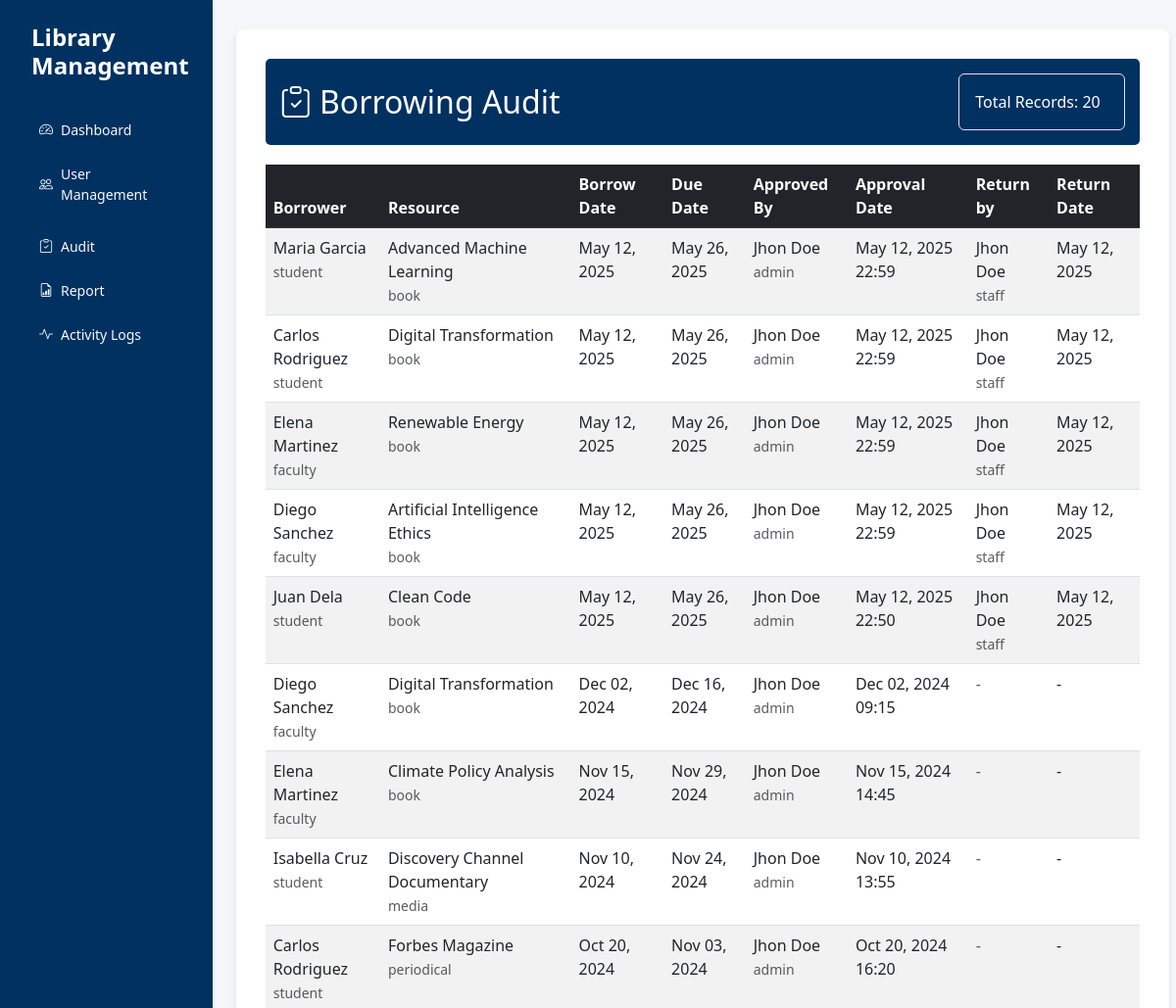
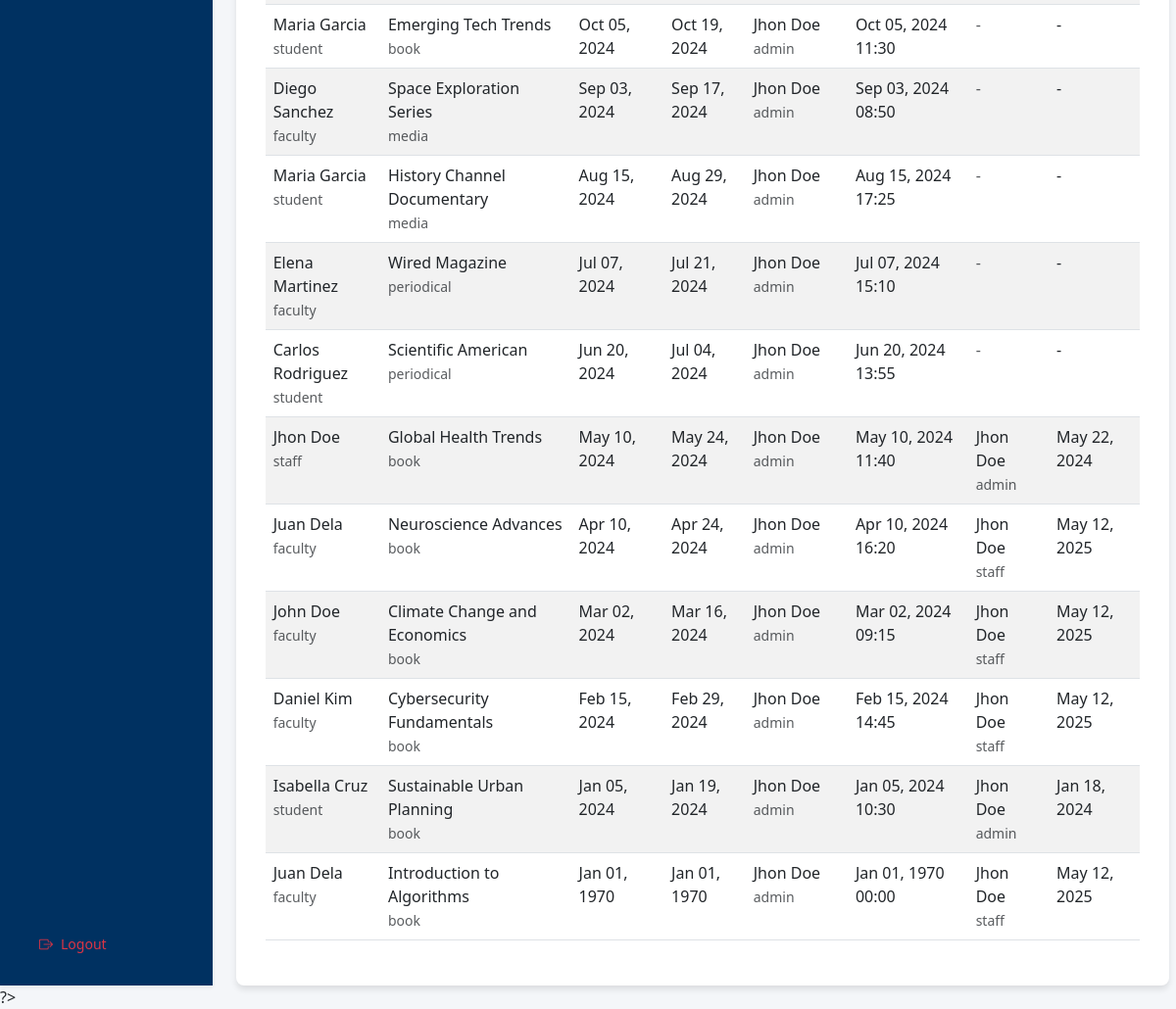
The page /interface/audit.php (signed in) on the database its author committed (2 pictures, top to bottom).
### tables this page shows
CREATE TABLE `borrowings` (
  `borrowing_id` int(11) NOT NULL,
  `user_id` int(11) NOT NULL,
  `resource_id` int(11) NOT NULL,
  `borrow_date` datetime DEFAULT current_timestamp(),
  `due_date` datetime DEFAULT NULL,
  `return_date` datetime DEFAULT NULL,
  `fine_amount` decimal(10,2) DEFAULT 0.00,
  `status` enum('pending','active','returned','overdue') DEFAULT 'pending',
  `approved_by` int(11) DEFAULT NULL,
  `approved_at` datetime DEFAULT NULL,
  `returned_by` int(11) DEFAULT NULL
);

CREATE TABLE `users` (
  `user_id` int(11) NOT NULL,
  `membership_id` varchar(20) DEFAULT NULL,
  `username` varchar(50) NOT NULL,
  `password` varchar(255) NOT NULL,
  `first_name` varchar(50) NOT NULL,
  `last_name` varchar(50) NOT NULL,
  `email` varchar(100) NOT NULL,
  `role` enum('admin','student','faculty','staff') NOT NULL,
  `max_books` int(11) NOT NULL,
  `created_at` timestamp NOT NULL DEFAULT current_timestamp(),
  `updated_at` timestamp NOT NULL DEFAULT current_timestamp() ON UPDATE current_timestamp(),
  `borrowing_days_limit` int(11) DEFAULT 7,
  `mfa_secret` varchar(32) DEFAULT NULL,
  `mfa_enabled` tinyint(1) DEFAULT 0,
  `mfa_backup_codes` text DEFAULT NULL
);

CREATE TABLE `library_resources` (
  `resource_id` int(11) NOT NULL,
  `title` varchar(255) NOT NULL,
  `accession_number` varchar(20) NOT NULL,
  `category` enum('book','periodical','media') NOT NULL,
  `status` enum('available','borrowed','maintenance') DEFAULT 'available',
  `created_at` timestamp NOT NULL DEFAULT current_timestamp(),
  `updated_at` timestamp NOT NULL DEFAULT current_timestamp() ON UPDATE current_timestamp(),
  `cover_image` varchar(255) DEFAULT NULL
);

### controller/BorrowingController.php (called while the page is built, shortened)
<?php
require_once '../config/Database.php';
class BorrowingController {
    private $conn;
    public function __construct() {
        $database = new Database();
        $this->conn = $database->getConnection();
    }
    public function getApprovedBorrowings() {
        try {
            $query = "SELECT
                        b.borrowing_id,
                        b.borrow_date,
                        b.due_date,
                        b.return_date,
                        b.status,
                        b.approved_at,
                        u.first_name,
                        u.last_name,
                        u.email,
                        u.role,
                        lr.title AS resource_title,
                        lr.category AS resource_type,
                        CONCAT(u_staff.first_name, ' ', u_staff.last_name) as approved_by,
                        u_staff.role as approver_role,
                        CONCAT(u_returner.first_name, ' ', u_returner.last_name) as returned_by,
                        u_returner.role as returner_role
                    FROM borrowings b
                    JOIN users u ON b.user_id = u.user_id
                    JOIN library_resources lr ON b.resource_id = lr.resource_id
                    LEFT JOIN users u_staff ON b.approved_by = u_staff.user_id
                    LEFT JOIN users u_returner ON b.returned_by = u_returner.user_id
                    WHERE b.approved_by IS NOT NULL
                    ORDER BY b.approved_at DESC";
            $stmt = $this->conn->prepare($query);
            $stmt->execute();
            return $stmt->fetchAll(PDO::FETCH_ASSOC);
        } catch (PDOException $e) {
            error_log("Get approved borrowings error: " . $e->getMessage());
            return [];
        }
    }
}

### config/Database.php (called while the page is built, shortened)
<?php
class Database {
    private $host = "localhost";
    private $port = "3306";
    private $db_name = "library";
    private $username = "root";
    private $password = "";
    public function getConnection() {
        $this->conn = null;
        try {
            $this->conn = new PDO(
                "mysql:host=" . $this->host . ";port=" . $this->port . ";dbname=" . $this->db_name,
                $this->username,
                $this->password
            );
            $this->conn->setAttribute(PDO::ATTR_ERRMODE, PDO::ERRMODE_EXCEPTION);
        } catch(PDOException $e) {
            echo "Connection Error: " . $e->getMessage();
        }
        return $this->conn;
    }
}

### interface/audit.php (the view, shortened to what this page needs)
<?php
require_once '../controller/BorrowingController.php';
$borrowingController = new BorrowingController();
$approvedBorrowings = $borrowingController->getApprovedBorrowings();
?>
<!DOCTYPE html>
<html lang="en">
<head>
    <link href="https://cdn.jsdelivr.net/npm/bootstrap@5.3.0/dist/css/bootstrap.min.css" rel="stylesheet">
    <link href="https://cdn.jsdelivr.net/npm/bootstrap-icons@1.10.0/font/bootstrap-icons.css" rel="stylesheet">
    <link href="assets/css/style.css" rel="stylesheet">
</head>
<body>
    <div class="d-flex">
        <?php include 'includes/sidebarModal.php'; ?>
        <main class="col-md-9 ms-sm-auto col-lg-10 px-md-4">
            <div class="borrowing-monitoring-container">
                <div class="page-header d-flex justify-content-between align-items-center">
                    <h2 class="mb-0">
                        <i class="bi bi-clipboard-check"></i> Borrowing Audit
                    </h2>
                    <div class="box p-3 border rounded">
                        <span class="me-2">Total Records: <?php echo count($approvedBorrowings); ?></span>
                    </div>
                </div>
                <?php if (empty($approvedBorrowings)): ?>
                    <div class="alert alert-info">No approved borrowings found.</div>
                <?php else: ?>
                    <div class="table-responsive">
                        <table class="table table-striped table-hover">
                            <thead class="table-dark">
                                <tr>
                                    <th>Borrower</th>
                                    <th>Resource</th>
                                    <th>Borrow Date</th>
                                    <th>Due Date</th>
                                    <th>Approved By</th>
                                    <th>Approval Date</th>
                                    <th>Return by</th>
                                    <th>Return Date</th>
                                </tr>
                            </thead>
                            <tbody>
                                <?php foreach ($approvedBorrowings as $borrowing): ?>
                                    <tr>
                                        <td>
                                            <?php echo htmlspecialchars($borrowing['first_name'] . ' ' . $borrowing['last_name']); ?>
                                            <br>
                                            <small class="text-muted"><?php echo htmlspecialchars($borrowing['role']); ?></small>
                                        </td>
                                        <td>
                                            <?php echo htmlspecialchars($borrowing['resource_title']); ?>
                                            <br>
                                            <small class="text-muted"><?php echo htmlspecialchars($borrowing['resource_type']); ?></small>
                                        </td>
                                        <td><?php echo date('M d, Y', strtotime($borrowing['borrow_date'])); ?></td>
                                        <td><?php echo date('M d, Y', strtotime($borrowing['due_date'])); ?></td>
                                        <td>
                                            <?php echo htmlspecialchars($borrowing['approved_by']); ?>
                                            <br>
                                            <small class="text-muted"><?php echo htmlspecialchars($borrowing['approver_role']); ?></small>
                                        </td>
                                        <td><?php echo date('M d, Y H:i', strtotime($borrowing['approved_at'])); ?></td>
                                        <td>
                                            <?php if ($borrowing['returned_by']): ?>
                                                <?php echo htmlspecialchars($borrowing['returned_by']); ?>
                                                <br>
                                                <small class="text-muted"><?php echo htmlspecialchars($borrowing['returner_role']); ?></small>
                                            <?php else: ?>
                                                <span class="text-muted">-</span>
                                            <?php endif; ?>
                                        </td>
                                        <td>
                                            <?php echo $borrowing['return_date'] ? date('M d, Y', strtotime($borrowing['return_date'])) : '-'; ?>
                                        </td>
                                    </tr>
                                <?php endforeach; ?>
                            </tbody>
                        </table>
                    </div>
                <?php endif; ?>
            </div>
        </main>
    </div>
</body>
</html>

### interface/assets/css/style.css (style rules this page uses)
body { background-color: #f4f6f9; }
.page-header { background-color: #003161; color: white; padding: 15px; border-radius: 5px; margin-bottom: 20px; }
.borrowing-monitoring-container { background-color: white; border-radius: 8px; box-shadow: 0 4px 6px rgba(0,0,0,0.1); padding: 30px; margin-top: 30px; }

### interface/audit.php (style rules this page uses)
.borrowing-monitoring-container { background-color: white; border-radius: 8px; box-shadow: 0 4px 6px rgba(0,0,0,0.1); padding: 30px; margin-top: 30px; }
.page-header { background-color: #003161; color: white; padding: 15px; border-radius: 5px; margin-bottom: 20px; }

### rows shown on the page
borrowings: user.last_name "Maria Garcia", user.role "student", resource.title "Advanced Machine Learning", resource.category "book", borrow_date "May 12, 2025", due_date "May 26, 2025", approved_by "Jhon Doe", approved_by.role "admin", approved_at "May 12, 2025 22:59", returned_by "Jhon Doe", returned_by.role "staff", return_date "May 12, 2025"
borrowings: user.last_name "Carlos Rodriguez", user.role "student", resource.title "Digital Transformation", resource.category "book", borrow_date "May 12, 2025", due_date "May 26, 2025", approved_by "Jhon Doe", approved_by.role "admin", approved_at "May 12, 2025 22:59", returned_by "Jhon Doe", returned_by.role "staff", return_date "May 12, 2025"
borrowings: user.last_name "Elena Martinez", user.role "faculty", resource.title "Renewable Energy", resource.category "book", borrow_date "May 12, 2025", due_date "May 26, 2025", approved_by "Jhon Doe", approved_by.role "admin", approved_at "May 12, 2025 22:59", returned_by "Jhon Doe", returned_by.role "staff", return_date "May 12, 2025"
borrowings: user.last_name "Diego Sanchez", user.role "faculty", resource.title "Artificial Intelligence Ethics", resource.category "book", borrow_date "May 12, 2025", due_date "May 26, 2025", approved_by "Jhon Doe", approved_by.role "admin", approved_at "May 12, 2025 22:59", returned_by "Jhon Doe", returned_by.role "staff", return_date "May 12, 2025"
borrowings: user.last_name "Juan Dela", user.role "student", resource.title "Clean Code", resource.category "book", borrow_date "May 12, 2025", due_date "May 26, 2025", approved_by "Jhon Doe", approved_by.role "admin", approved_at "May 12, 2025 22:50", returned_by "Jhon Doe", returned_by.role "staff", return_date "May 12, 2025"
borrowings: user.last_name "Diego Sanchez", user.role "faculty", resource.title "Digital Transformation", resource.category "book", borrow_date "Dec 02, 2024", due_date "Dec 16, 2024", approved_by "Jhon Doe", approved_by.role "admin", approved_at "Dec 02, 2024 09:15"
borrowings: user.last_name "Elena Martinez", user.role "faculty", resource.title "Climate Policy Analysis", resource.category "book", borrow_date "Nov 15, 2024", due_date "Nov 29, 2024", approved_by "Jhon Doe", approved_by.role "admin", approved_at "Nov 15, 2024 14:45"
borrowings: user.last_name "Isabella Cruz", user.role "student", resource.title "Discovery Channel Documentary", resource.category "media", borrow_date "Nov 10, 2024", due_date "Nov 24, 2024", approved_by "Jhon Doe", approved_by.role "admin", approved_at "Nov 10, 2024 13:55"
borrowings: user.last_name "Carlos Rodriguez", user.role "student", resource.title "Forbes Magazine", resource.category "periodical", borrow_date "Oct 20, 2024", due_date "Nov 03, 2024", approved_by "Jhon Doe", approved_by.role "admin", approved_at "Oct 20, 2024 16:20"
borrowings: user.last_name "Maria Garcia", user.role "student", resource.title "Emerging Tech Trends", resource.category "book", borrow_date "Oct 05, 2024", due_date "Oct 19, 2024", approved_by "Jhon Doe", approved_by.role "admin", approved_at "Oct 05, 2024 11:30"
borrowings: user.last_name "Diego Sanchez", user.role "faculty", resource.title "Space Exploration Series", resource.category "media", borrow_date "Sep 03, 2024", due_date "Sep 17, 2024", approved_by "Jhon Doe", approved_by.role "admin", approved_at "Sep 03, 2024 08:50"
borrowings: user.last_name "Maria Garcia", user.role "student", resource.title "History Channel Documentary", resource.category "media", borrow_date "Aug 15, 2024", due_date "Aug 29, 2024", approved_by "Jhon Doe", approved_by.role "admin", approved_at "Aug 15, 2024 17:25"
borrowings: user.last_name "Elena Martinez", user.role "faculty", resource.title "Wired Magazine", resource.category "periodical", borrow_date "Jul 07, 2024", due_date "Jul 21, 2024", approved_by "Jhon Doe", approved_by.role "admin", approved_at "Jul 07, 2024 15:10"
borrowings: user.last_name "Carlos Rodriguez", user.role "student", resource.title "Scientific American", resource.category "periodical", borrow_date "Jun 20, 2024", due_date "Jul 04, 2024", approved_by "Jhon Doe", approved_by.role "admin", approved_at "Jun 20, 2024 13:55"
borrowings: user.last_name "Jhon Doe", user.role "staff", resource.title "Global Health Trends", resource.category "book", borrow_date "May 10, 2024", due_date "May 24, 2024", approved_by "Jhon Doe", approved_by.role "admin", approved_at "May 10, 2024 11:40", returned_by "Jhon Doe", return_date "May 22, 2024"
borrowings: user.last_name "Juan Dela", user.role "faculty", resource.title "Neuroscience Advances", resource.category "book", borrow_date "Apr 10, 2024", due_date "Apr 24, 2024", approved_by "Jhon Doe", approved_by.role "admin", approved_at "Apr 10, 2024 16:20", returned_by "Jhon Doe", returned_by.role "staff", return_date "May 12, 2025"
borrowings: user.last_name "John Doe", user.role "faculty", resource.title "Climate Change and Economics", resource.category "book", borrow_date "Mar 02, 2024", due_date "Mar 16, 2024", approved_by "Jhon Doe", approved_by.role "admin", approved_at "Mar 02, 2024 09:15", returned_by "Jhon Doe", returned_by.role "staff", return_date "May 12, 2025"
borrowings: user.last_name "Daniel Kim", user.role "faculty", resource.title "Cybersecurity Fundamentals", resource.category "book", borrow_date "Feb 15, 2024", due_date "Feb 29, 2024", approved_by "Jhon Doe", approved_by.role "admin", approved_at "Feb 15, 2024 14:45", returned_by "Jhon Doe", returned_by.role "staff", return_date "May 12, 2025"
borrowings: user.last_name "Isabella Cruz", user.role "student", resource.title "Sustainable Urban Planning", resource.category "book", borrow_date "Jan 05, 2024", due_date "Jan 19, 2024", approved_by "Jhon Doe", approved_by.role "admin", approved_at "Jan 05, 2024 10:30", returned_by "Jhon Doe", return_date "Jan 18, 2024"
borrowings: user.last_name "Juan Dela", user.role "faculty", resource.title "Introduction to Algorithms", resource.category "book", borrow_date "Jan 01, 1970", due_date "Jan 01, 1970", approved_by "Jhon Doe", approved_by.role "admin", approved_at "Jan 01, 1970 00:00", returned_by "Jhon Doe", returned_by.role "staff", return_date "May 12, 2025"

### other values the page prints
count($approvedBorrowings) "20"
